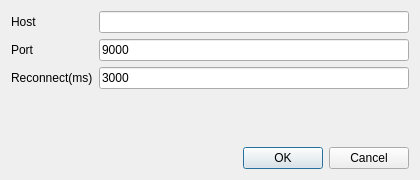
<?xml version="1.0" encoding="UTF-8"?>
<ui version="4.0">
 <class>AddTcpDialog</class>
 <widget class="QDialog" name="AddTcpDialog">
  <property name="geometry">
   <rect>
    <x>0</x>
    <y>0</y>
    <width>420</width>
    <height>180</height>
   </rect>
  </property>
  <property name="windowTitle">
   <string>Add TCP/IP Stream</string>
  </property>
  <layout class="QVBoxLayout" name="rootLayout">
   <item>
    <layout class="QFormLayout" name="formLayout">
     <item row="0" column="0">
      <widget class="QLabel" name="hostLabel">
       <property name="text">
        <string>Host</string>
       </property>
      </widget>
     </item>
     <item row="0" column="1">
      <widget class="QLineEdit" name="hostEdit"/>
     </item>
     <item row="1" column="0">
      <widget class="QLabel" name="portLabel">
       <property name="text">
        <string>Port</string>
       </property>
      </widget>
     </item>
     <item row="1" column="1">
      <widget class="QLineEdit" name="portEdit">
       <property name="text">
        <string>9000</string>
       </property>
      </widget>
     </item>
     <item row="2" column="0">
      <widget class="QLabel" name="reconnectLabel">
       <property name="text">
        <string>Reconnect(ms)</string>
       </property>
      </widget>
     </item>
     <item row="2" column="1">
      <widget class="QLineEdit" name="reconnectEdit">
       <property name="text">
        <string>3000</string>
       </property>
      </widget>
     </item>
    </layout>
   </item>
   <item>
    <widget class="QDialogButtonBox" name="buttonBox">
     <property name="orientation">
      <enum>Qt::Horizontal</enum>
     </property>
     <property name="standardButtons">
      <set>QDialogButtonBox::Cancel|QDialogButtonBox::Ok</set>
     </property>
    </widget>
   </item>
  </layout>
 </widget>
 <resources/>
 <connections/>
</ui>
